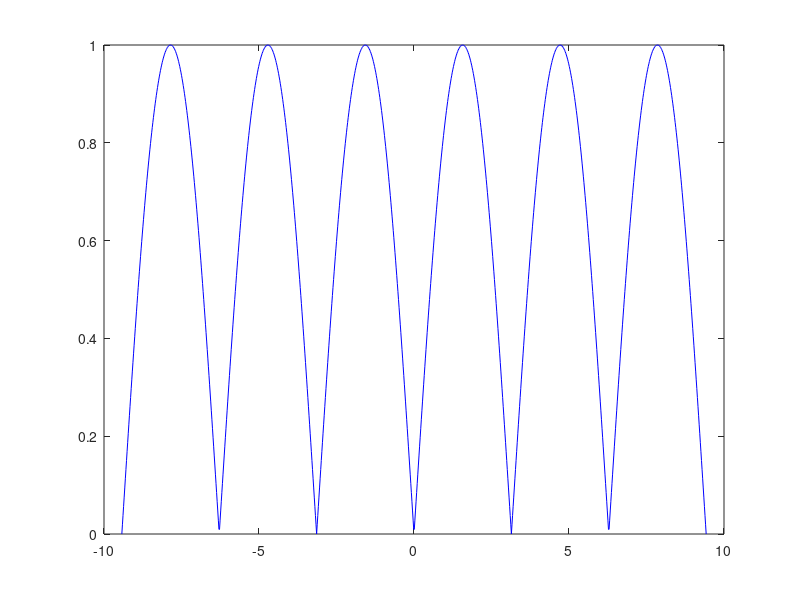
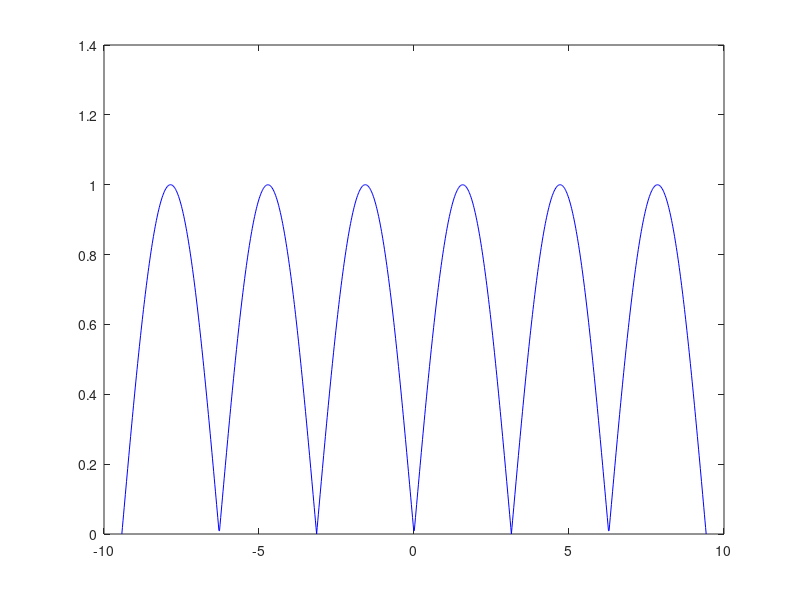
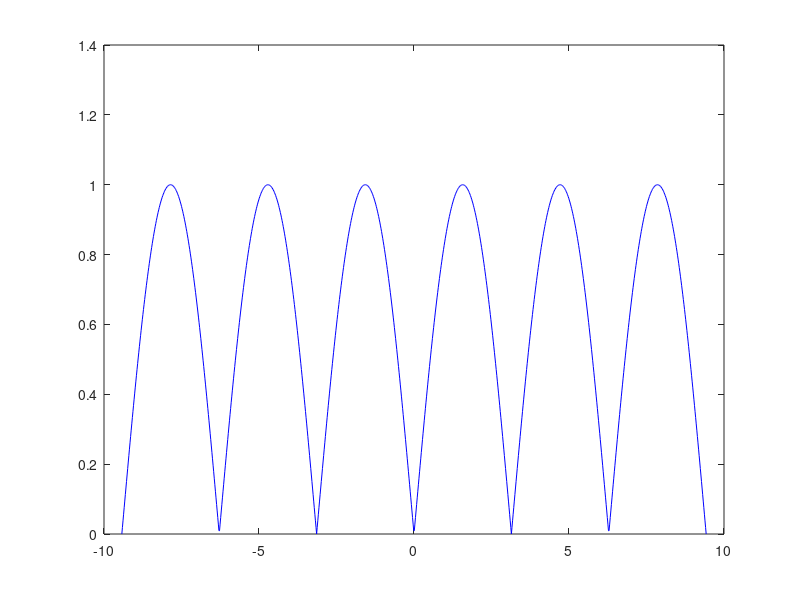
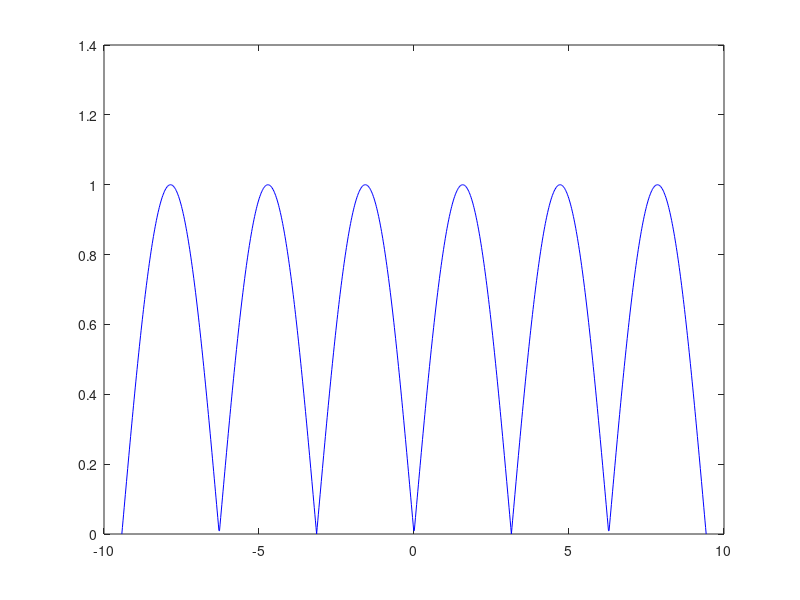

Here is the MATLAB script that generated these plots, in order:
clear all;
folder = 'third_00001';
% Интервал [a,b]
a = -3*pi;
b = 3*pi;
k = 1000; % Количество точек
h = (b - a) / (k - 1); % Шаг
x = a : h : b; % Массив точек
y = sin(x); % Функция
xN(1) = x(1);
yN(1) = y(1);
m = 30;
for i = 1 : m
    W = vander(xN);
    A = inv(W) * yN';
    P = polyval(A, x);
    pogr(i) = max(abs(y - P));
    hx = (b - a) / i;
    for j = 1 : i
        xN(j + 1) = xN(j) + hx;
    end
    yN = sin(xN) + 0.0001 * rand();
    saveas(plot(x, abs(y - P), 'b'), strcat(folder, '/plot', int2str(i), '.png'));
end
saveas(plot(log10(pogr), 'r'), strcat(folder, '/pogr', '.png'));